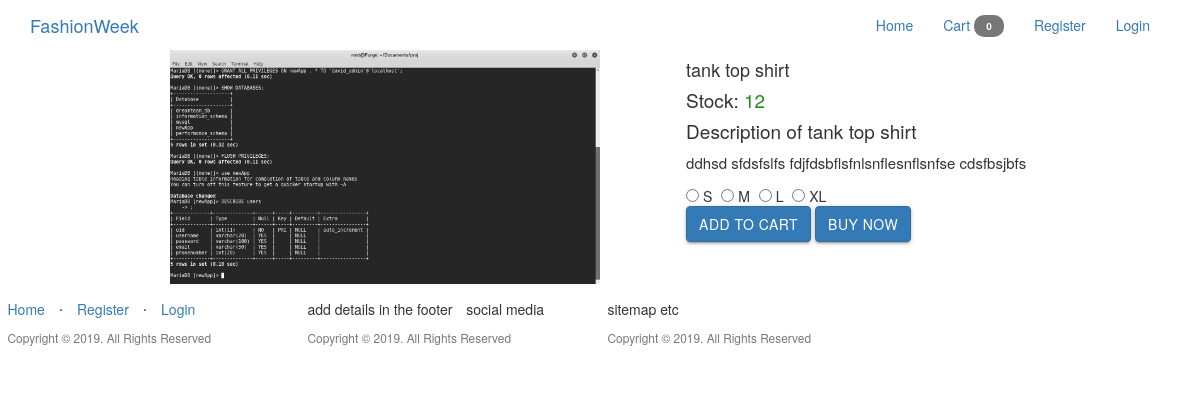
The app's page /productdetails/1/, older data.
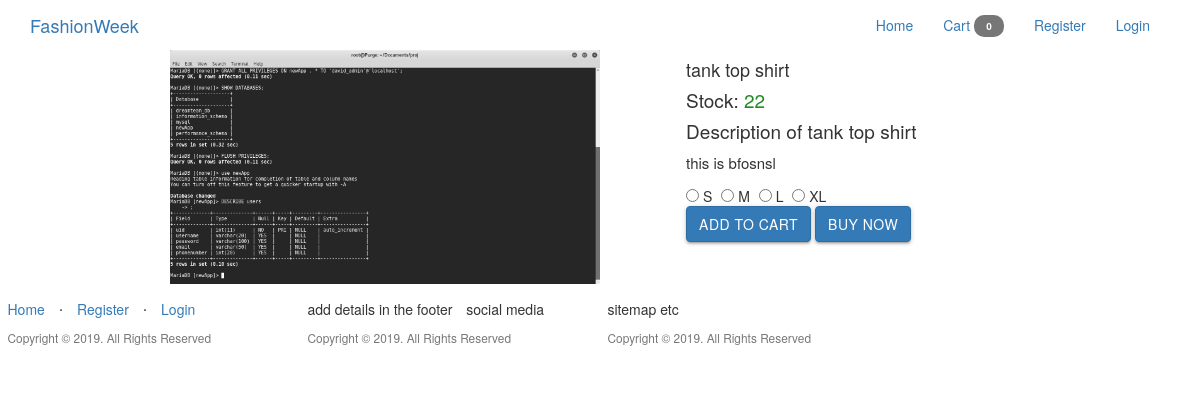
The same page, newer data.
### app/models.py (models this page shows, shortened)
class Products(db.Model):
	__tablename__ = 'product'
	id = db.Column(db.Integer, primary_key=True)
	product_name = db.Column(db.String(100), index=True)
	product_price = db.Column(db.Integer, index=True)
	product_image = db.Column(db.String(120),index=True)
	product_description = db.Column(db.String(200), index=True)
	product_stock = db.Column(db.Integer, index = True)
	categories_id = db.Column(db.Integer, db.ForeignKey('categories.id'))
	kart_id = db.Column(db.Integer, db.ForeignKey('kart.id'))
	variation = db.relationship('ProductVariations', backref='product_variation')
	'''
		foreign key for product.id
		test this weda its one order several products or several orders, serveral products
		using many to many for now
		#many many rel with order
	'''
	order = db.relationship("Order", secondary = association_table)

### app/home/routes.py (the view, shortened to what this page needs)
@home.route('/productdetails/<int:id>/', methods = ["GET","POST"])
def product_details(id):
	form = Variations()
	product_detail = Products.query.get_or_404(id)
	'''
	try pushing the forms to the admin blueprint and try and if error is
	same use the populate_obj() func
	'''
	return render_template("home/productdetails.html",
		product_detail = product_detail,title = product_detail.product_name,form =form)

### app/admin/forms.py
class Variations(FlaskForm):
    sizes = RadioField('Sizes',validators=[DataRequired(message="select a product size")],
    choices=[('Small','S'),('Medium','M'),('Large','L'),('Extra Large','XL')])
    submit =SubmitField('Add to Cart')

### app/templates/home/productdetails.html (shortened to what this page needs)
{% import "bootstrap/wtf.html" as wtf %}
{% extends "base.html" %}
{% block body %}
{% if product_detail %}
<div class="container-fluid" style="max-width:90%; margin-left: auto; margin-right: auto;">
    <div class="display pull-left" style=" width:50%;">
                <img  class="responsive-img" src="{{ product_detail.product_image }}">
    </div>
    <div class="details pull-right" style="width:40%;">
        <div>
                <h4>
                        {{ product_detail.product_name }}
                </h4>
                <h5 style="font-size:19px">
                    Stock: <span style="color:forestgreen;">{{ product_detail.product_stock }}</span>
                </h5>
                <article>
                        <h5 style="font-size: 19px;">
                                Description of {{ product_detail.product_name }}
                         <p style="font-size:15px;">{{product_detail.product_description }}</p>
                </article>
                <section>
                    <section>
                        <form class="form-inline" method="POST">
                        {% for subfield in form.sizes %}
                        <div class="radio">
                                  {{ subfield }}
                                  {{ subfield.label }}
                        </div>
                        {% endfor %}
                    <div>
                            {{ form.submit(class="btn btn-primary")}}
                            <a href="{{ url_for('home.buynow', id = product_detail.id ) }}">
                           <input type="button" class="btn btn-primary" value="Buy now"> </a>
                        </div>
                  </section>
                </section>
        </div>
    </div>
</div>
{% endif %}
{% endblock %}

Row changes from the older to the newer data that the page shows:
changed Products "tank top shirt": product_stock "12" → "22"; product_description "ddhsd sfdsfslfs fdjfdsbflsfnlsnflesnflsnfse cdsfbsjbfs" → "this is bfosnsl"
